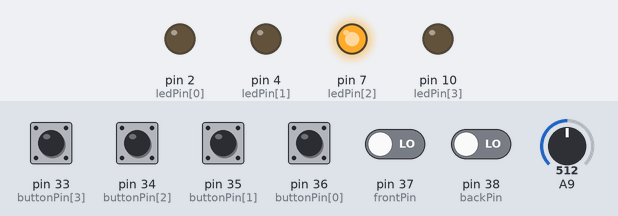
A sketch run on a simulated Teensy 4. Shown: output pins drawn as LEDs (lit = HIGH). Dashed ring = blinking. The test bench sets the inputs (shaded band); at power-on: pin 33 (buttonPin[3]), pin 34 (buttonPin[2]), pin 35 (buttonPin[1]), pin 36 (buttonPin[0]), pin 37 (frontPin), pin 38 (backPin) LOW, A9 = 512.

Above: at 1.2 s.
1.3 s: A9 set to 0
At 1.71 s:
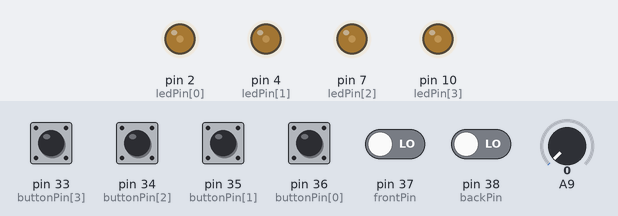
4.3 s: pin 36 (buttonPin[0]) pulled HIGH for 0.15 s
7.4 s: A9 set to 122
At 7.58 s:
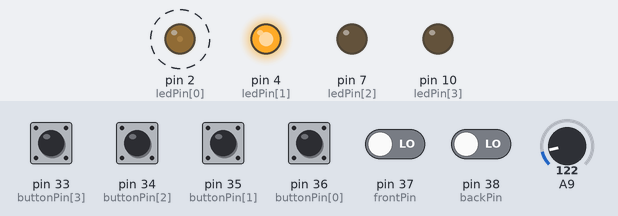
At 7.95 s:
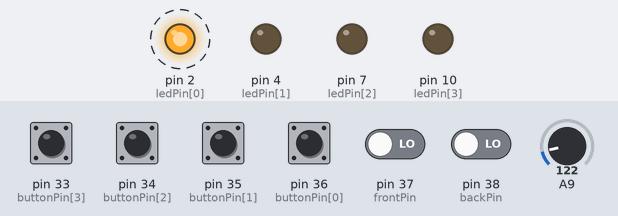
10.4 s: pin 33 (buttonPin[3]) pulled HIGH for 0.15 s
At 10.54 s:
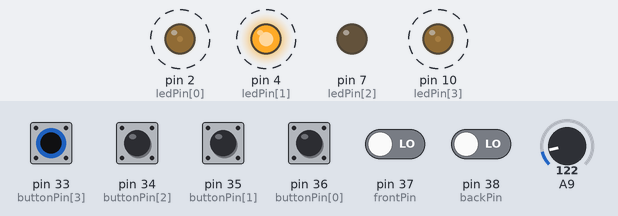
13.4 s: pin 34 (buttonPin[2]) pulled HIGH for 0.15 s
16.4 s: pin 35 (buttonPin[1]) pulled HIGH for 0.15 s
Timing chart, 0 to 20.4 s (numbered marks = the images above; inputs shaded):
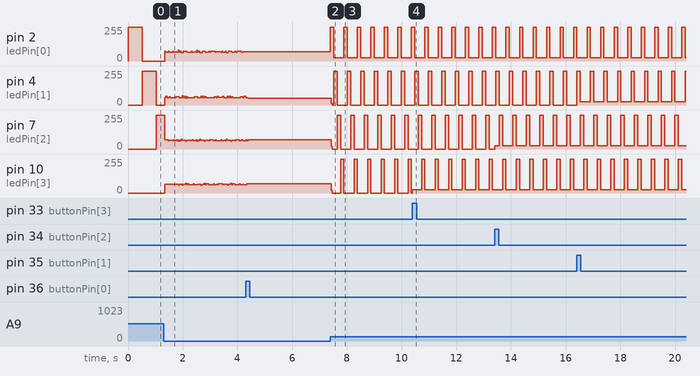

Measured:
- after the input at 7.4 s, pin 2 (ledPin[0]): alternates 255/255 for 0.12 s and 25/255 for 0.37 s, starting after 0.12 s; pin 10 (ledPin[3]): 71/255 → 21/255 at once, then moves between 0/255 and 255/255, repeating every 0.99 s
- by itself, pin 4 (ledPin[1]): repeats every 0.50 s: 255/255 0.12 s, 25/255 0.37 s
- by itself, pin 7 (ledPin[2]): alternates 255/255 for 0.12 s and 25/255 for 0.37 s

The sketch:

stepsequencer.ino
```cpp
int ledPin[4] = {2, 4, 7, 10};
int buttonPin[4] = {36, 35, 34, 33};
boolean lastButtonState[4] = {LOW, LOW, LOW, LOW};
boolean buttonState[4] = {LOW, LOW, LOW, LOW};
boolean stepState[3][4] = {
  {false, false, false, false},
  {false, true, false, true},
  {true, true, false, false}
};
int tempo = 0;
int currentStep = 0;
unsigned long lastStepTime = 0;

int currentChannel = 0;
int backPin = 38;
boolean lastBackState = LOW;
boolean backState = LOW;

int frontPin = 37;
boolean lastFrontState = LOW;
boolean frontState = LOW;

void setup() {
  for (int i = 0; i < 4; i++) {
    pinMode(ledPin[i], OUTPUT);
  }
  for (int i = 0; i < 4; i++) {
    pinMode(buttonPin[i], INPUT);
  }
  pinMode(backPin, INPUT);
  pinMode(frontPin, INPUT);

}

void loop() {
  checkButtons();
  setLeds();
  sequence();
}

void checkButtons() {

  for (int i = 0; i < 4; i++) {
    lastButtonState[i] = buttonState[i];
    buttonState[i] = digitalRead(buttonPin[i]);
    if (buttonState[i] == HIGH && lastButtonState[i] == LOW) {
      if (stepState[currentChannel][i] == false) {
        stepState[currentChannel][i] = true;
      } else if (stepState[currentChannel][i] == true) {
        stepState[currentChannel][i] = false;

      }

    }
  }
  lastBackState = backState;
  backState = digitalRead(backPin);

  lastFrontState = frontState;
  frontState = digitalRead(frontPin);

  if (backState == HIGH && lastBackState == LOW) {
    currentChannel = currentChannel - 1;
  } if (currentChannel < 0) {
    currentChannel = 2;
  }

  if (frontState == HIGH && lastFrontState == LOW) {
    currentChannel = currentChannel + 1;
  } if (currentChannel == 3) {
    currentChannel = 0;
  }
}

/*

  void setLeds() {
  for (int i = 0; i < 4; i++) {
    if (stepState[i] == true) {
     // digitalWrite(ledPin[i], HIGH);
    } else if (stepState[i] == false) {
     // digitalWrite(ledPin[i], LOW);
    }
  }
  }
*/
void setLeds() {
  for (int i = 0; i < 4; i++) {
    if (i == currentStep) {
      analogWrite(ledPin[i], 255);
    } else if (stepState[currentChannel][i] == true) {
      analogWrite(ledPin[i], 25);
    } else  {
      analogWrite(ledPin[i], 0);
    }

  }
}


void sequence() {

  tempo = analogRead(A9);

  if (millis() > lastStepTime + tempo) {   //if its time to go to the next step...
    // digitalWrite(ledPin[currentStep], LOW);  //turn off the current led

    currentStep = currentStep + 1;         //increment to the next step
    if (currentStep > 3) {
      currentStep = 0;
    }

    sendmidi();

    // digitalWrite(ledPin[currentStep], HIGH); //turn on the new led

    lastStepTime = millis();               //set lastStepTime to the current time
  }
}

void sendmidi() {

  if (stepState[0][currentStep] == true) {
    usbMIDI.sendNoteOff(60, 0, 1);
    usbMIDI.sendNoteOn(60, 100, 1);

  }
  if (stepState[1][currentStep] == true) {
    usbMIDI.sendNoteOff(62, 0, 1);
    usbMIDI.sendNoteOn(62, 100, 1);

  }

  if (stepState[2][currentStep] == true) {
    usbMIDI.sendNoteOff(64, 0, 1);
    usbMIDI.sendNoteOn(64, 100, 1);
  }
}
```
